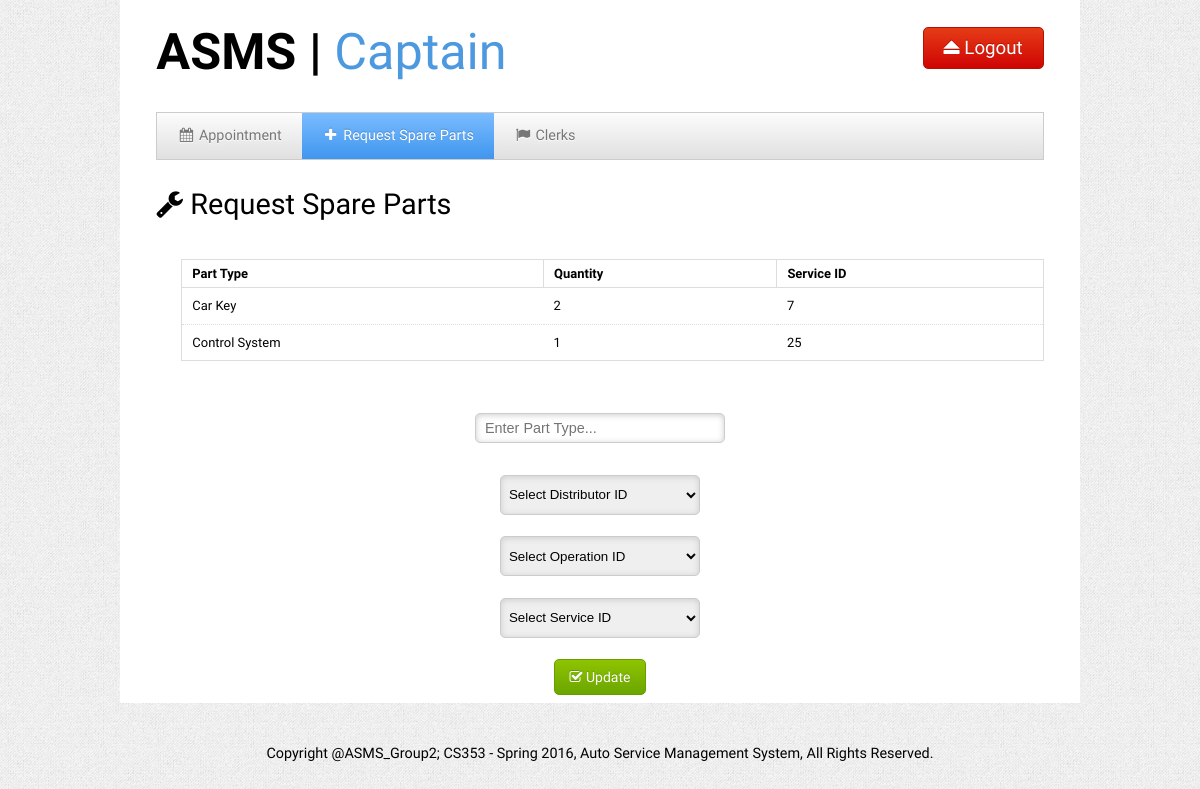
Before: /captain_reqpart.php (signed in) with the older database file.
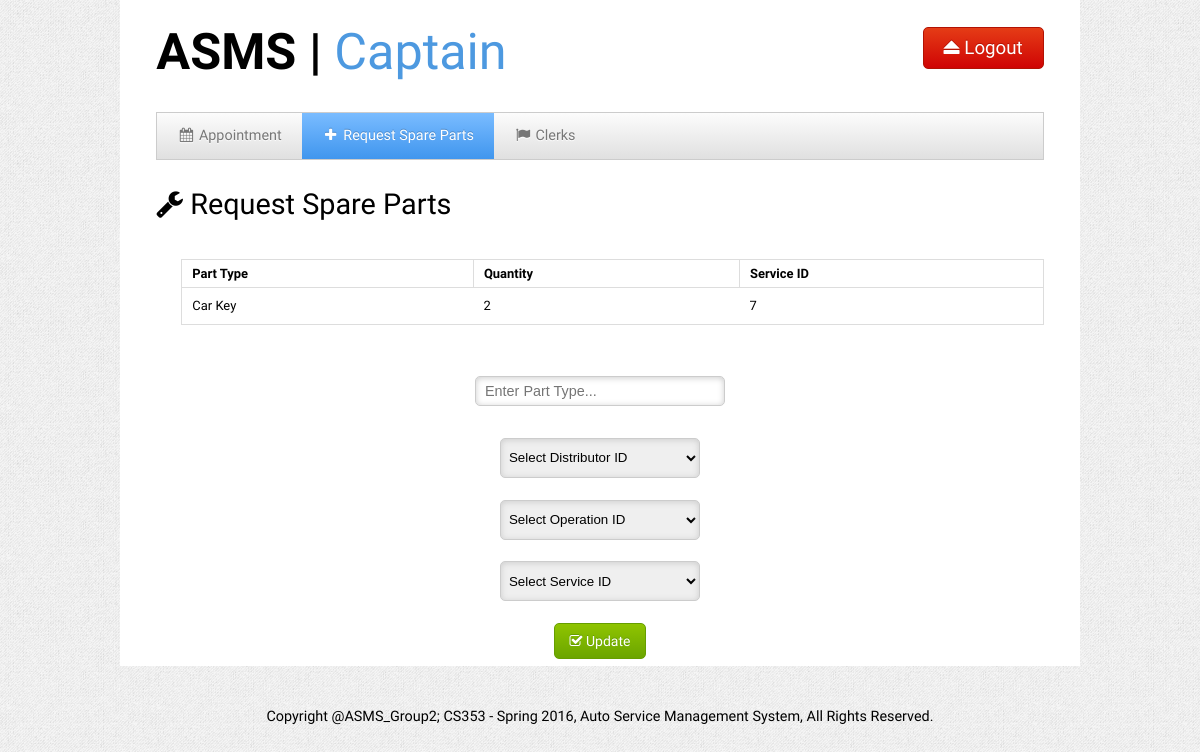
After: the same page with the newer database file.
### tables this page shows
CREATE TABLE `service` (
  `service_id` int(10) NOT NULL,
  `car_id` int(10) NOT NULL,
  `ops_id` int(10) NOT NULL,
  `department_id` int(10) NOT NULL,
  `customer_id` int(10) NOT NULL,
  `available` int(1) NOT NULL,
  `demand` int(1) NOT NULL,
  `done` int(1) NOT NULL,
  `start_date` date NOT NULL
);

CREATE TABLE `operations` (
  `ops_id` int(10) NOT NULL,
  `department_id` int(10) NOT NULL,
  `description` varchar(300) NOT NULL,
  `part_type` varchar(20) NOT NULL,
  `quantity` int(10) NOT NULL
);

### captain_reqpart.php (the view, shortened to what this page needs)
<?php
$host = "localhost";
$user = "root";
$pass = "";
$conn = mysql_connect($host,$user,$pass);
echo "
<!DOCTYPE html>
<html>
<head>
	<title>ASMS | Captain</title>
	<meta charset=UTF-8'>
	<meta name='viewport' content='width=device-width, initial-scale=1.0'/>
	<meta name='description' content='' />
	<link rel='stylesheet' type='text/css' href='css/kickstart.css' media='all' />
	<link rel='stylesheet' type='text/css' href='style.css' media='all' />
	<script type='text/javascript' src='https://ajax.googleapis.com/ajax/libs/jquery/1.9.1/jquery.min.js'></script>
	<script type='text/javascript' src='js/kickstart.js'></script>
</head>
<body>
<div id='container' class='grid'>
	<header>
		<div class='col_6 column'>
			<h1><a href='captain_main.php'><strong>ASMS | </strong>Captain</a></h1>
		</div>
		<div class='col_6 column right'>
			<form action='captain_logout.php' id='add_job_link'>
				<button class='large red'><i class='icon-eject'></i> Logout</button>
			</form>
		</div>
	</header>
	<div class='col_12 column'>
		<ul class='menu'>
		<li><a href='captain_main.php'><i class='icon-calendar'></i> Appointment</a></li>
		<li class = 'current'><a href='captain_reqpart.php'><i class='icon-plus'></i> Request Spare Parts</a></li>
		<li><a href='captain_clerks.php'><i class='icon-flag'></i> Clerks</a></li>
		</ul>
	</div>
		<div id='category_block' class='col_12 column'>
		<h4><td><i class='icon-wrench'></i></td> Request Spare Parts</h4>
			<ul></ul>
		</div>
		<div class='col_12 column'>
			<center>
			<ul id='listings'>
			<table class='sortable' cellspacing='0' cellpadding='0'>
			<thead><tr>
				<th>Part Type</th>
				<th>Quantity</th>
				<th>Service ID</th>
			</tr>
			<tbody>";
			$dept = $_SESSION['department_id'];
			$query = "SELECT * FROM operations NATURAL JOIN service WHERE available = 0 AND demand = 0 AND department_id = ".$dept."";
			$result = mysql_query($query, $conn) or die( mysql_error());
				while($row = mysql_fetch_array($result)){
					echo "<tr>";
					$part_type = $row['part_type'];
					$quantity = $row['quantity'];
					$service = $row['service_id'];
					echo"<td>".$part_type."</td>";
					echo"<td>".$quantity."</td>";
					echo"<td>".$service."</td>";
					echo "</tr>";
				}
echo"
			</tbody>
			</table>
			</center>
			<div>
			</div>
			<div>
			</ul>
	";
echo"
			<form class='horizontal' method='get' action=".$_SERVER['PHP_SELF'].">
			<br><center>
			";
				echo "
				<p>
					<input name='part_type' type='text' placeholder='Enter Part Type...' required= 'required'/>
				</p>
				<br>
				<select id = 'state_select' name='distributor_select' required= 'required'/>
					<option>Select Distributor ID</option>
				";
				echo "
				</select>  <br><br>
				<select id = 'state_select' name='operation_select' required= 'required'/>
					<option>Select Operation ID</option>
				";
				echo "
				</select> <br><br>
				<select id = 'state_select' name='service_select' required= 'required'/>
					<option>Select Service ID</option>
				";
				echo "
				</select> <br><br>
				<button class = 'green' type='submit'><i class = 'icon-check'></i> Update</button>
				</form></center>
			</form>
			";
echo "
		</div>
		</div>
		</div>
		<div>
		<div>
		<div class='clearfix'></div>
		<footer>
			<p>Copyright @ASMS_Group2; CS353 - Spring 2016, Auto Service Management System, All Rights Reserved.</p>
		</footer>
</div>
</body>
</html>
";
?>

### css/kickstart.css (style rules this page uses)
* { -webkit-box-sizing: border-box; -moz-box-sizing: border-box; box-sizing: border-box; }
a { color:#4D99E0;outline:0; }
a [class^="icon-"] { color:inherit;text-decoration:none; }
strong,b { color:#000;font-weight:bold; }
.right { text-align:right; }
article,aside,details,figcaption,figure, footer,header,hgroup,menu,nav,section { display:block; }
h1,h2,h3,h4,h5,h6 { font-weight:bold; line-height:140%; }
h1 { font-size:3.5em; margin:10px 0 10px 0; }
h4 { font-size:2em; margin:10px 0 10px 0; }
p { margin:10px 0; }
ul, ol { padding:0; margin:0 0 20px 25px; }
li { padding:5px 0; margin:0; }
table { width:100%;margin:0 0 10px 0;text-align:left;border-collapse: collapse; }
thead, tbody { margin:0;padding:0; }
th, td { padding:7px 10px;font-size:0.9em;border-bottom:1px dotted #ddd;text-align:left; }
thead th { font-size:0.9em;padding:3px 10px;border-bottom:1px solid #ddd; }
tbody tr.last th, tbody tr.last td { border-bottom:0; }
table.sortable { border:1px solid #ddd; }
table.sortable thead th { cursor: pointer;position:relative;top:0;left:0;border-right:1px solid #ddd; }

### style.css (style rules this page uses)
h1,h2,h3,h4,h5,h6 { font-family: "Arimo", arial, verdana, sans-serif; font-weight:normal; }
thead th, tbody th { font-family: "Arimo", arial, verdana, sans-serif; }
button, a.btn, input[type="submit"], input[type="reset"], input[type="button"] { font-family: "Arimo", arial, verdana, sans-serif; }
.menu { font-family: "Arimo", arial, verdana, sans-serif; }
a { text-decoration:none; }
li { list-style:none; }
input[type='text'],input[type='email'],input[type='password'] { width:250px; height:30px; padding:4px; }
body { margin:0; padding:0 0 0 0; color:#000; background:#efefef url(css/img/gray_jean.png); font:normal 0.9em/150% 'Arimo', arial, verdana, sans-serif; text-shadow: 0 0 1px transparent; }
#container { background:#fff; overflow:hidden; min-height:300px; max-width:960px; }
#add_job_link { margin-top:20px; }
#category_select, #state_select { height:40px; width:200px; padding:4px; border:1px solid #ccc; border-radius:5px; box-shadow: inset 0 1px 6px #ccc; margin-right:7px; margin-left:7px; }
footer { padding:30px 0 30px 0; text-align:center; }

### css/kickstart-forms.css (style rules this page uses)
form { padding:0; margin:0; }
input { display:inline-block; *display:inline; vertical-align: middle; width:auto; zoom:1; margin:0; border:1px solid #ccc; font-size:1em; padding:5px 0; text-indent: 5px; -moz-border-radius:5px; -webkit-border-radius:5px; border-radius:5px; background:#fff; -moz-box-shadow:inset 0 0 6px #ccc; -webkit-box-shadow:inset 0 1px 6px #ccc; box-shadow:inset 0 1px 6px #ccc; -moz-box-sizing: border-box; -webkit-box-sizing: border-box; box-sizing: border-box; }
input[type="text"], textarea, button, a.button, a, input[type="file"] { -moz-transition: -moz-box-shadow 0.5s, border 0.5s, background 0.5s; -webkit-transition: -webkit-box-shadow 0.5s, border 0.5s, background 0.5s; -o-transition: box-shadow 0.5s, border 0.5s, background 0.5s; transition: box-shadow 0.5s, border 0.5s, background 0.5s; }
select { display:inline; width:auto; margin:0; border:1px solid #ccc; line-height:100%; padding:3px; vertical-align: middle; }

### css/kickstart-grid.css (style rules this page uses)
.grid { max-width:1220px; margin:0 auto; padding:0 2em; }
.col_6 { width: 48.333333333333%; }
.col_12 { width: 98.333333333333%; }
*[class*="col_"] { margin-left: 0.83333333333333%; margin-right: 0.83333333333333%; margin-top:0.5em; margin-bottom:0.5em; float: left; display: block; }
@media all and (min-width: 1024px) and (max-width: 1280px) { .grid { max-width: 1024px; } }

Changed rows visible on the page:
no longer on this page (row edited): service: operations.part_type "Control System", operations.quantity "1", service_id "25"
